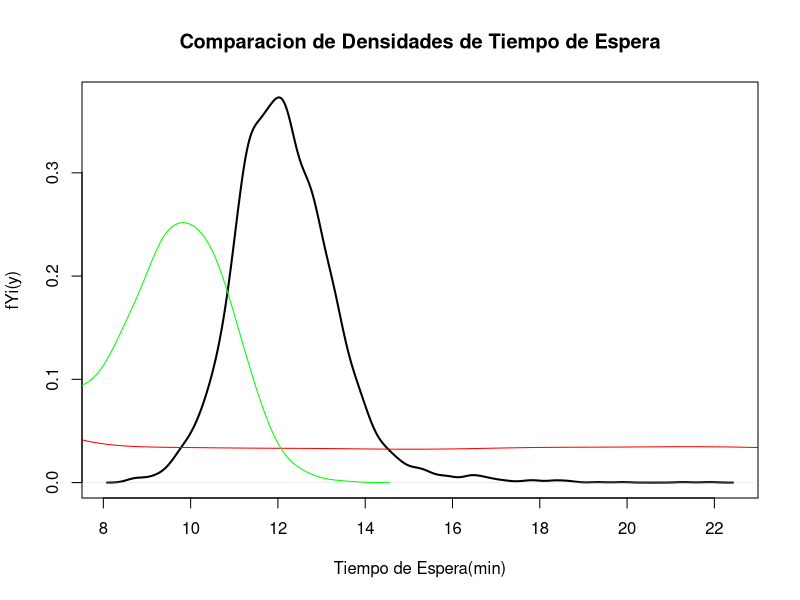
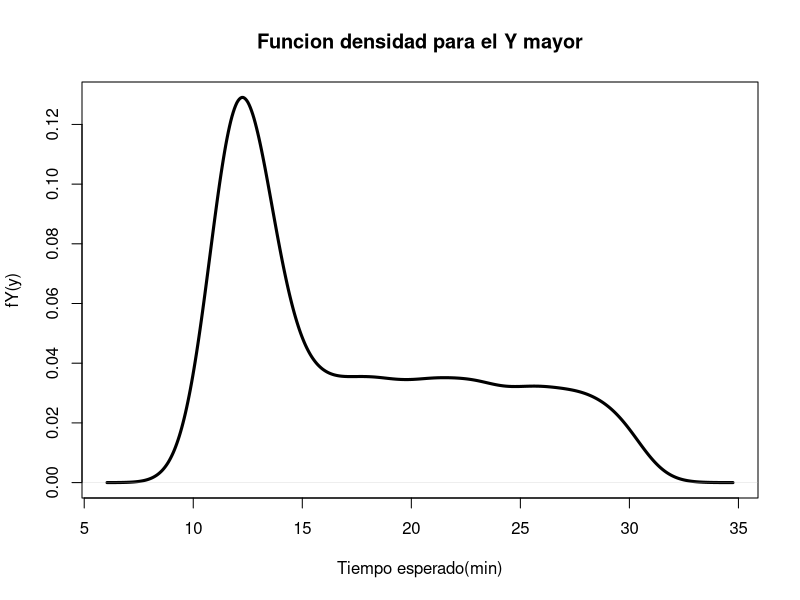

The R script that drew these images, in order: (Note: this script raises an error after producing the figures.)
library(readr)

#OREGUNTA 1

#variables aleatorias
valA = runif(5000)
valB = runif(5000)
valC = runif(5000)

#errores aleatorios
error1 = rnorm(5000, 0, 1)
error2 = rnorm(5000, 0, 1)
error3 = rnorm(5000, 0, 1)

#funciones inversas de las acumuladas
xpA = 10/((-log(valA))^(1/10))
xpB = 30*valB
xpC = -10*log(1-valC)

#calcular los valores de Y1, Y2, Y3
y1 = pmax(12, xpA) + error1
y2 = pmax(5, xpB + error2)
y3 = pmin(10, xpC + 5) + error3

#calcular las funciones densidad empiricas
fy1 = density(y1)
fy2 = density(y2)
fy3 = density(y3)

#Grafico funcion densidad Y1
plot(fy1, col = 1, lwd = 2,
     main = "Comparacion de Densidades de Tiempo de Espera", xlab = "Tiempo de Espera(min)", ylab = "fYi(y)")

#Valor esperado Y1
EY1 = sum(fy1$x * fy1$y) * diff(fy1$x[1:2])

#Grafico funcion densidad Y2
#plot(fy2, col = 1, lwd = 2,
#     main = "", xlab = "x", ylab = "Y2")
lines(fy2, col = "red", lwd = 1)
#Valor esperado Y1
EY2 = sum(fy2$x * fy2$y) * diff(fy2$x[1:2])

#Grafico funcion densidad Y3
#plot(fy3, col = 1, lwd = 2,
#    main = "", xlab = "x", ylab = "Y3")
lines(fy3, col = "green")
#Valor esperado Y1
EY3 = sum(fy3$x * fy3$y) * diff(fy3$x[1:2])

# PREGUNTA 2

#cuartiles Q1

quantile(y1, 0.25)
quantile(y1, 0.5)
quantile(y1, 0.75)

#cuartiles Q2
quantile(y2, 0.25)
quantile(y2, 0.5)
quantile(y2, 0.75)

#cuartiles Q3
quantile(y3, 0.25)
quantile(y3, 0.5)
quantile(y3, 0.75)

# PREGUNTA 3

#Elegir el mayor tiempo
mayorY = pmax(y1, y2, y3)
fY = density(mayorY)
#Promedio
EY = sum(fY$x * fY$y) * diff(fY$x[1:2])
#Desviacion estandar
sd(mayorY)

#cuartiles Y
quantile(mayorY, 0.25)
quantile(mayorY, 0.5)
quantile(mayorY, 0.75)
quantile(mayorY, 1)

#Grafico densidad empirico Y
plot(density(mayorY), type = "l", col = 1, lwd = 3,
     main = "Funcion densidad para el Y mayor", xlab = "Tiempo esperado(min)", ylab = "fY(y)")

# PREGUNTA 4
esperas = read_csv("esperas.csv")
head(esperas)
#Secuencias de cuantiles
quantile(esperas$muestra1, seq(0.02,0.98,0.02))
quantile(esperas$muestra2, seq(0.02,0.98,0.02))
quantile(Y, seq(0.02,0.98,0.02))
quantile(y1, seq(0.02,0.98,0.02))

quantile(y2, seq(0.02,0.98,0.02))
quantile(y3, seq(0.02,0.98,0.02))

quantile(y2, 0)
